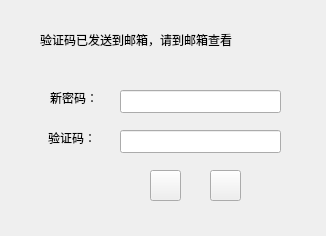
<?xml version="1.0" encoding="UTF-8"?>
<ui version="4.0">
 <class>AuthCordWindow</class>
 <widget class="QWidget" name="AuthCordWindow">
  <property name="geometry">
   <rect>
    <x>0</x>
    <y>0</y>
    <width>326</width>
    <height>236</height>
   </rect>
  </property>
  <property name="windowTitle">
   <string>Form</string>
  </property>
  <property name="styleSheet">
   <string notr="true"/>
  </property>
  <widget class="QLabel" name="label">
   <property name="geometry">
    <rect>
     <x>40</x>
     <y>30</y>
     <width>251</width>
     <height>20</height>
    </rect>
   </property>
   <property name="text">
    <string>验证码已发送到邮箱，请到邮箱查看</string>
   </property>
  </widget>
  <widget class="QLineEdit" name="AuthCord">
   <property name="geometry">
    <rect>
     <x>120</x>
     <y>130</y>
     <width>161</width>
     <height>23</height>
    </rect>
   </property>
   <property name="styleSheet">
    <string notr="true">border-image: url(:/image/new/5.png);
color: rgb(255, 255, 255);</string>
   </property>
   <property name="placeholderText">
    <string>请输入4位验证码</string>
   </property>
  </widget>
  <widget class="QLabel" name="label_2">
   <property name="geometry">
    <rect>
     <x>48</x>
     <y>130</y>
     <width>51</width>
     <height>16</height>
    </rect>
   </property>
   <property name="text">
    <string>验证码：</string>
   </property>
  </widget>
  <widget class="QPushButton" name="Submit">
   <property name="geometry">
    <rect>
     <x>150</x>
     <y>170</y>
     <width>31</width>
     <height>31</height>
    </rect>
   </property>
   <property name="styleSheet">
    <string notr="true">border-image: url(:/image/new/26.png);</string>
   </property>
   <property name="text">
    <string/>
   </property>
  </widget>
  <widget class="QLabel" name="label_3">
   <property name="geometry">
    <rect>
     <x>50</x>
     <y>90</y>
     <width>72</width>
     <height>15</height>
    </rect>
   </property>
   <property name="text">
    <string>新密码：</string>
   </property>
  </widget>
  <widget class="QLineEdit" name="Password">
   <property name="geometry">
    <rect>
     <x>120</x>
     <y>90</y>
     <width>161</width>
     <height>23</height>
    </rect>
   </property>
   <property name="styleSheet">
    <string notr="true">border-image: url(:/image/new/5.png);
color: rgb(255, 255, 255);</string>
   </property>
   <property name="placeholderText">
    <string>请输入新密码</string>
   </property>
  </widget>
  <widget class="QPushButton" name="Submit_2">
   <property name="geometry">
    <rect>
     <x>210</x>
     <y>170</y>
     <width>31</width>
     <height>31</height>
    </rect>
   </property>
   <property name="styleSheet">
    <string notr="true">border-image: url(:/image/new/27.png);</string>
   </property>
   <property name="text">
    <string/>
   </property>
  </widget>
 </widget>
 <resources/>
 <connections/>
</ui>
